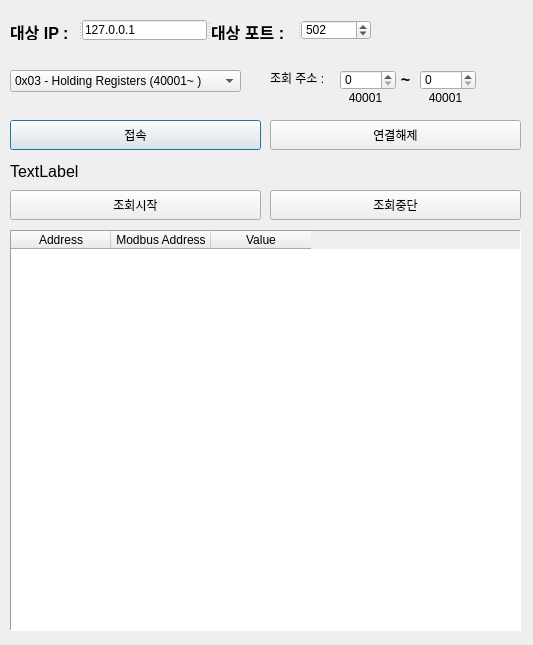
<?xml version="1.0" encoding="UTF-8"?>
<ui version="4.0">
 <class>Dialog</class>
 <widget class="QDialog" name="Dialog">
  <property name="geometry">
   <rect>
    <x>0</x>
    <y>0</y>
    <width>533</width>
    <height>645</height>
   </rect>
  </property>
  <property name="windowTitle">
   <string>Dialog</string>
  </property>
  <widget class="QTableWidget" name="modbustable">
   <property name="geometry">
    <rect>
     <x>10</x>
     <y>230</y>
     <width>511</width>
     <height>401</height>
    </rect>
   </property>
   <property name="frameShape">
    <enum>QFrame::Panel</enum>
   </property>
   <property name="editTriggers">
    <set>QAbstractItemView::NoEditTriggers</set>
   </property>
   <property name="showGrid">
    <bool>true</bool>
   </property>
   <property name="cornerButtonEnabled">
    <bool>true</bool>
   </property>
   <property name="rowCount">
    <number>0</number>
   </property>
   <column>
    <property name="text">
     <string>Address</string>
    </property>
   </column>
   <column>
    <property name="text">
     <string>Modbus Address</string>
    </property>
   </column>
   <column>
    <property name="text">
     <string>Value</string>
    </property>
   </column>
  </widget>
  <widget class="QPushButton" name="connectbtn">
   <property name="geometry">
    <rect>
     <x>10</x>
     <y>120</y>
     <width>251</width>
     <height>30</height>
    </rect>
   </property>
   <property name="text">
    <string>접속</string>
   </property>
  </widget>
  <widget class="QPushButton" name="disconnectbtn">
   <property name="geometry">
    <rect>
     <x>270</x>
     <y>120</y>
     <width>251</width>
     <height>30</height>
    </rect>
   </property>
   <property name="text">
    <string>연결해제</string>
   </property>
  </widget>
  <widget class="QComboBox" name="input_fncode">
   <property name="geometry">
    <rect>
     <x>10</x>
     <y>70</y>
     <width>231</width>
     <height>22</height>
    </rect>
   </property>
   <item>
    <property name="text">
     <string>0x03 - Holding Registers (40001~ )</string>
    </property>
   </item>
   <item>
    <property name="text">
     <string>0x04 - Input Registers (30001~ )</string>
    </property>
   </item>
  </widget>
  <widget class="QSpinBox" name="input_startaddr">
   <property name="geometry">
    <rect>
     <x>340</x>
     <y>70</y>
     <width>56</width>
     <height>20</height>
    </rect>
   </property>
   <property name="maximum">
    <number>9999</number>
   </property>
   <property name="value">
    <number>0</number>
   </property>
  </widget>
  <widget class="QSpinBox" name="input_endaddr">
   <property name="geometry">
    <rect>
     <x>420</x>
     <y>70</y>
     <width>56</width>
     <height>20</height>
    </rect>
   </property>
   <property name="maximum">
    <number>9999</number>
   </property>
   <property name="value">
    <number>0</number>
   </property>
  </widget>
  <widget class="QLabel" name="label_3">
   <property name="geometry">
    <rect>
     <x>270</x>
     <y>70</y>
     <width>71</width>
     <height>16</height>
    </rect>
   </property>
   <property name="text">
    <string>조회 주소 :</string>
   </property>
  </widget>
  <widget class="QLabel" name="label_4">
   <property name="geometry">
    <rect>
     <x>390</x>
     <y>70</y>
     <width>31</width>
     <height>16</height>
    </rect>
   </property>
   <property name="text">
    <string>&lt;html&gt;&lt;head/&gt;&lt;body&gt;&lt;p align=&quot;center&quot;&gt;&lt;span style=&quot; font-size:12pt; font-weight:600;&quot;&gt;~&lt;/span&gt;&lt;/p&gt;&lt;/body&gt;&lt;/html&gt;</string>
   </property>
  </widget>
  <widget class="QLabel" name="addr_start_label">
   <property name="geometry">
    <rect>
     <x>330</x>
     <y>90</y>
     <width>71</width>
     <height>16</height>
    </rect>
   </property>
   <property name="text">
    <string>40001</string>
   </property>
   <property name="alignment">
    <set>Qt::AlignCenter</set>
   </property>
  </widget>
  <widget class="QLabel" name="addr_end_label">
   <property name="geometry">
    <rect>
     <x>410</x>
     <y>90</y>
     <width>71</width>
     <height>16</height>
    </rect>
   </property>
   <property name="text">
    <string>40001</string>
   </property>
   <property name="alignment">
    <set>Qt::AlignCenter</set>
   </property>
  </widget>
  <widget class="QSplitter" name="splitter">
   <property name="geometry">
    <rect>
     <x>10</x>
     <y>20</y>
     <width>361</width>
     <height>20</height>
    </rect>
   </property>
   <property name="orientation">
    <enum>Qt::Horizontal</enum>
   </property>
   <widget class="QLabel" name="label">
    <property name="text">
     <string>&lt;html&gt;&lt;head/&gt;&lt;body&gt;&lt;p&gt;&lt;span style=&quot; font-size:12pt; font-weight:600;&quot;&gt;대상 IP :&lt;/span&gt;&lt;/p&gt;&lt;/body&gt;&lt;/html&gt;</string>
    </property>
   </widget>
   <widget class="QLineEdit" name="input_ip">
    <property name="text">
     <string>127.0.0.1</string>
    </property>
   </widget>
   <widget class="QLabel" name="label_2">
    <property name="text">
     <string>&lt;html&gt;&lt;head/&gt;&lt;body&gt;&lt;p&gt;&lt;span style=&quot; font-size:12pt; font-weight:600;&quot;&gt;대상 포트 :&lt;/span&gt;&lt;/p&gt;&lt;/body&gt;&lt;/html&gt;</string>
    </property>
   </widget>
   <widget class="QSpinBox" name="input_port">
    <property name="maximum">
     <number>65000</number>
    </property>
    <property name="value">
     <number>502</number>
    </property>
   </widget>
  </widget>
  <widget class="QPushButton" name="pollbtn">
   <property name="geometry">
    <rect>
     <x>10</x>
     <y>190</y>
     <width>251</width>
     <height>30</height>
    </rect>
   </property>
   <property name="text">
    <string>조회시작</string>
   </property>
  </widget>
  <widget class="QLabel" name="statuslabel">
   <property name="geometry">
    <rect>
     <x>10</x>
     <y>161</y>
     <width>511</width>
     <height>21</height>
    </rect>
   </property>
   <property name="font">
    <font>
     <pointsize>12</pointsize>
    </font>
   </property>
   <property name="text">
    <string>TextLabel</string>
   </property>
  </widget>
  <widget class="QPushButton" name="pollstopbtn">
   <property name="geometry">
    <rect>
     <x>270</x>
     <y>190</y>
     <width>251</width>
     <height>30</height>
    </rect>
   </property>
   <property name="text">
    <string>조회중단</string>
   </property>
  </widget>
 </widget>
 <resources/>
 <connections/>
</ui>
